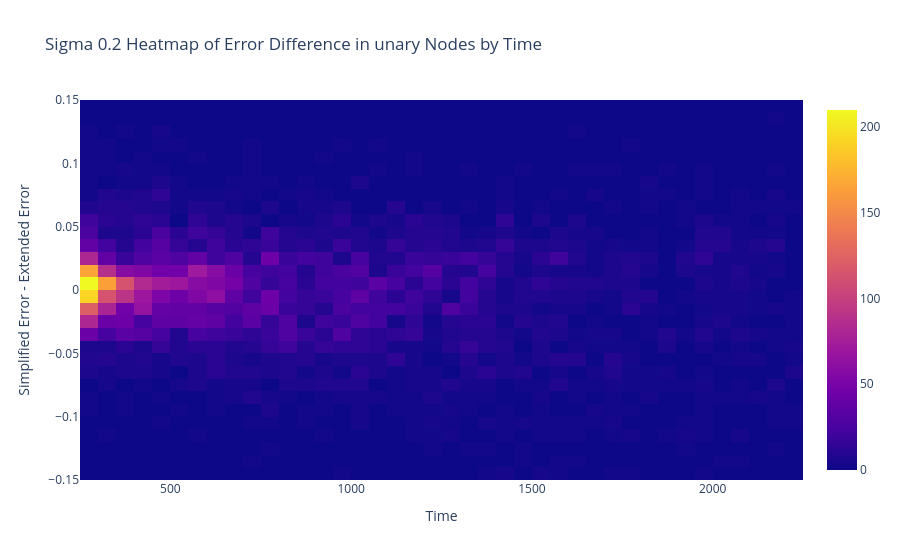

The code cell stored with this chart in its notebook:
### Code cell
heat_map(S0_2_unary, data[0.2][0]['static_info'], "unary")

### Figure 1 — Plotly figure (JSON) as saved in the notebook; plotly's stock layout.template omitted (floating-point values rounded to 4 significant figures; data arrays with more than 128 entries replaced by an {"elided": "..."} marker saying what was removed)
{"data": [{"autobinx": false, "autobiny": false, "histnorm": "density", "type": "histogram2d", "x": {"elided": "29973 float values"}, "xbins": {"end": 2250, "size": 50, "start": 250}, "y": {"elided": "29973 float values"}, "ybins": {"end": 0.15, "size": 0.01, "start": -0.15}}], "layout": {"title": {"text": "Sigma 0.2 Heatmap of Error Difference in unary Nodes by Time"}, "xaxis": {"title": {"text": "Time"}}, "yaxis": {"title": {"text": "Simplified Error - Extended Error"}}}}
